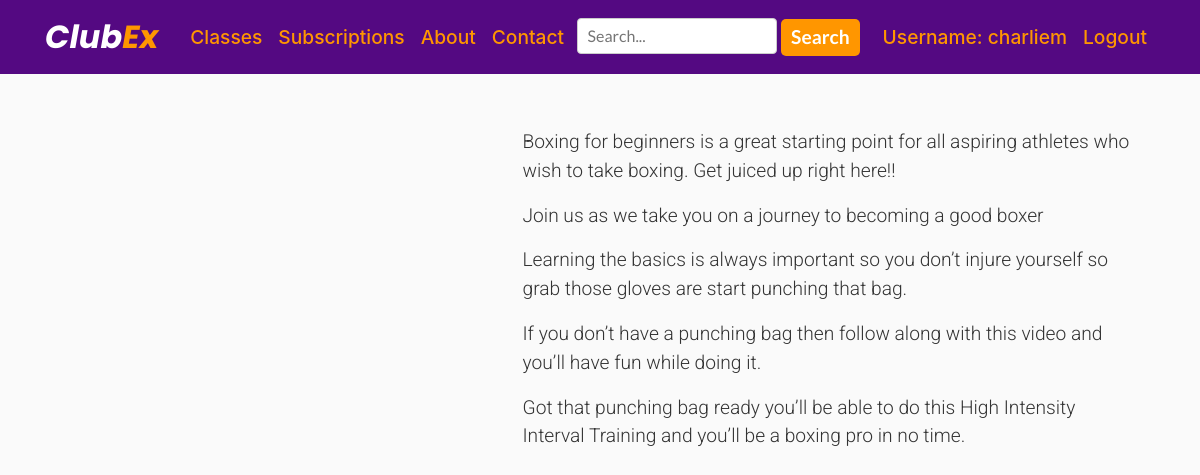
The app's page /classes/boxing/ (signed in) with its own data.
### ClubEx/models.py (models this page shows, shortened)
class Video(models.Model):
    category = models.CharField(max_length=200)
    video_name = models.CharField(max_length=200)
    video = EmbedVideoField()
    content = models.TextField()

### ClubEx/views.py (the view)
# urls.py: path('classes/boxing/', views.classes_boxing, name='classes_boxing'),
@login_required
def classes_boxing(request):
    obj = Video.objects.filter(category='Boxing')
    return render(request, 'clubex/boxing.html', {'obj': obj})

### ClubEx/templates/ClubEx/boxing.html (shortened to what this page needs)
{% extends "ClubEx/base.html" %}
{% load embed_video_tags %}
{% load static %}
{% block content %}
    <Link rel="stylesheet" href="{% static 'ClubEx/newstyle.css' %}" type="text/css" >
   {% for i in obj %}
<div class="container">
  <div class="row">
    <div class="col-5">
    </div>
      <div class="col-7">
   <p>{{ i.content  }}</p>
      </div>
  </div>
</div>
 {% endfor %}
{% endblock content %}

### ClubEx/templates/ClubEx/base.html (shortened to what this page needs)
{% load static %}
<!DOCTYPE html>
<html lang="en">
<head>
    <link rel="stylesheet" href="https://stackpath.bootstrapcdn.com/bootstrap/4.5.2/css/bootstrap.min.css">
    <Link rel="stylesheet" href="{% static 'ClubEx/style.css' %}" type="text/css" >
</head>
<body>
    <header class="site-header">
      <nav class="navbar navbar-expand-md navbar-dark bg-steel fixed-top">
        <div class="container">
          <a class="navbar-brand mr-4" href="/">Club<span class="orange">Ex</span></a>
          <div class="collapse navbar-collapse" id="navbarToggle">
            <div class="navbar-nav mr-auto">
              <a class="nav-item nav-link" href="{% url 'classes' %}">Classes</a>
              <a class="nav-item nav-link" href="{% url 'plans' %}">Subscriptions</a>
              <a class="nav-item nav-link" href="{% url 'about' %}">About</a>
              <a class="nav-item nav-link" href="{% url 'contact' %}">Contact</a>
            </div>
              <form id="searchbar" action="{% url 'videos' %}" method="get">
                  <input name="q" type="text" placeholder="Search..." aria-label="Search" autocomplete="on">
                  <button class="btn btn-outline-success my-2 my-sm-0" type=submit>Search</button>
              </form>
            <div class="navbar-nav">
                {% if user.is_authenticated %}
                    <a class="nav-item nav-link" href="{% url 'profile' %}">Username: {{ user.username }}</a>
                    <a class="nav-item nav-link" href="{% url 'logout' %}">Logout</a>
                {% else %}
                    <a class="nav-item nav-link" href="{% url 'login' %}">Login</a>
                    <a class="nav-item nav-link" href="{% url 'register' %}">Register</a>
                {% endif%}
            </div>
          </div>
        </div>
      </nav>
    </header>
    <main role="main" class="container">
      <div class="row">
        <div class="col-md-12">
          {% block content %}
          {% endblock %}
        </div>
      </div>
    </main>
</body>
</html>

### ClubEx/static/ClubEx/style.css (style rules this page uses)
body { background: #fafafa; color: #333333; margin-top: 5rem; text-align: left; }
.bg-steel { background-color: #540982; }
.navbar-brand { font-size:2em; font-family:'Poppins', sans-serif; font-style:italic; font-weight:700; }
.orange { color: #ff9600; }
.site-header .navbar-nav .nav-link { font-size:1.2em; font-weight:500; color: #ff9600; transition:color 0.3s; }
#searchbar { margin-right:15px; }
#searchbar input[type=text], select { padding: 5px 10px; font-family:'Lato', sans-serif; border: 1px solid #ccc; border-radius: 4px; box-sizing: border-box; resize: vertical; }
#searchbar button[type=submit] { padding:4px 10px; font-family:'Lato', sans-serif; font-size:1.2em; font-weight:700; text-decoration:none; color:#fff; background-color:#ff9600; border-radius:5px; border:none; transition:background-color 0.5s, color 0.5s; }

### ClubEx/static/ClubEx/newstyle.css (style rules this page uses)
body, html { height: 100%; margin-top: 4rem; }
p { font-family:'Roboto', sans-serif; font-size:1.2em; font-weight:300; }
a { text-decoration:none; }

### records on screen
Video: content "Boxing for beginners is a great starting point for all aspiring athletes who wish to take boxing. Get juiced up right here!!"
Video: content "Join us as we take you on a journey to becoming a good boxer"
Video: content "Learning the basics is always important so you don’t injure yourself so grab those gloves are start punching that bag."
Video: content "If you don’t have a punching bag then follow along with this video and you’ll have fun while doing it."
Video: content "Got that punching bag ready you’ll be able to do this High Intensity Interval Training and you’ll be a boxing pro in no time."

### other values on screen
{{ user.username }} "charliem"
